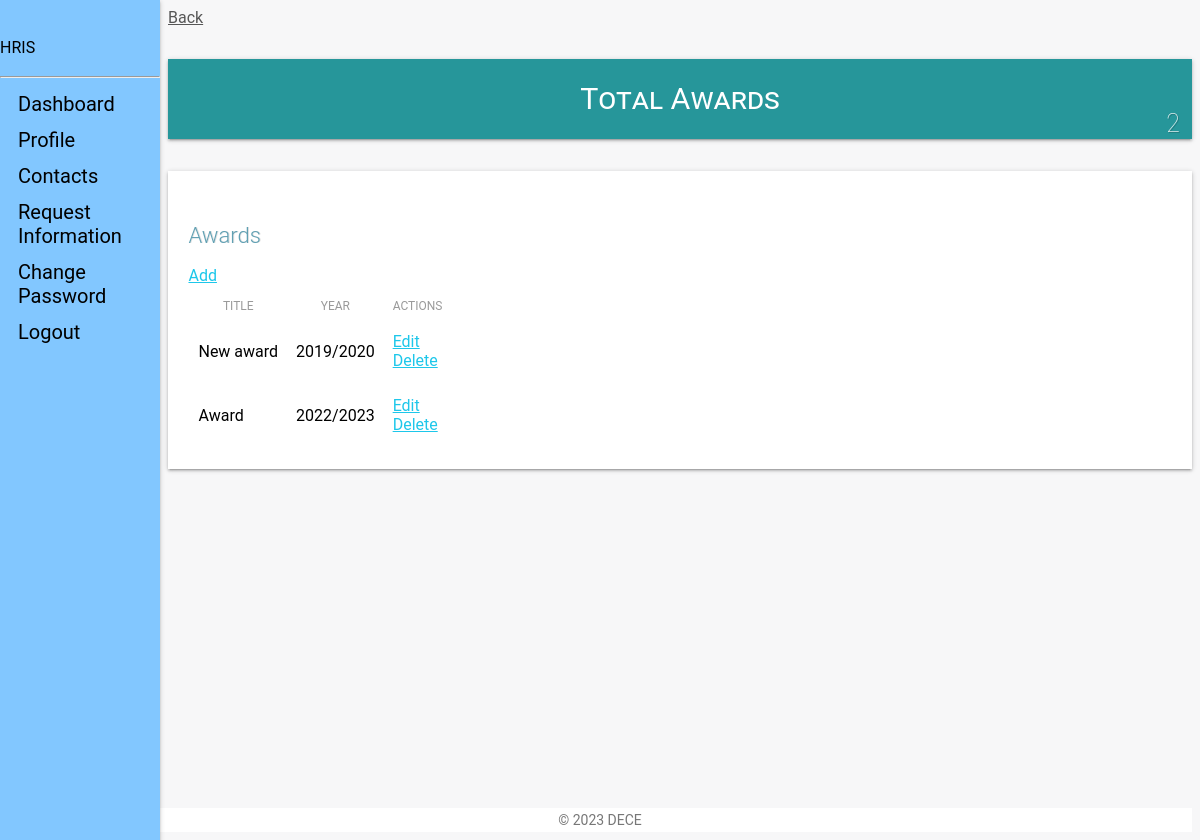
/staff_view/awards/ (signed in), run on the app's committed database.
### staff_app/models.py (models this page shows, shortened)
class Awards(models.Model):
    user = models.ForeignKey(CustomUser, on_delete=models.CASCADE, default=1)
    title = models.CharField(max_length=100, verbose_name=_(
        'Title'), null=True, blank=False)  # A field that stores the title of the award
    year = models.CharField(verbose_name=_(
        'Academic Year'), null=True, blank=False, max_length=9)
    updated = models.DateTimeField(auto_now=True, auto_now_add=False)
    created = models.DateTimeField(auto_now=False, auto_now_add=True)
    class Meta:
        verbose_name = _('Award')
        verbose_name_plural = _('Awards')
        ordering = ['-created']  # The default ordering for the model

### staff_app/views.py (the view)
# urls.py: path('awards/', views.view_awards, name="award"),
def view_awards(request):
    if not request.user.is_authenticated:
        return redirect('hris:home')
    if Awards.objects.filter(user_id=request.user.id).exists():
        awards = Awards.objects.filter(user_id=request.user.id)
    else:
        awards = []
    context = {
        "object": awards
    }
    return render(request, 'staff/staff_awards.html', context)

### templates/staff/staff_awards.html (shortened to what this page needs)
{% extends 'base.html' %}
{% load static %}
{% load humanize %}
{% block content %}
<link type="text/CSS" href="{% static 'css/light-bootstrap-dashboard.css' %}" rel="stylesheet"/>
<section class="row">
    <section class="col col-lg-12">
        <span><a href="{{request.META.HTTP_REFERER|escape}}" style="color:#565656;">Back</a></span>
    </section>
</section>
    <section class="row margin-bottom">
        <div class="container-fluid">
        <section class="col-lg-4 col-md-4 col-sm-12">
            <div class="employee-box sec-box">
                <a href="">
                <span>Total Awards</span>
                </a>
                {% if object %}
                    <span class="count-object">{{ object.count }}</span>
                {% else %}
                    <span class="count-object">0</span>
                {% endif %}
            </div>
        </section>
    </section>
    <div class="table-responsive table-shadow">
        <div class="text-center table-description">
            <h4 class="title-h3" style="color: #60a0b3 !important;
            text-shadow: 1px 0px rgba(0,0,0,0.11)"> Awards</h4>
        </div>
        <div class="container-fluid">
            <div class="row">
                 <div class="download-print-action">
                      <a href="{% url 'staff:award-add' %}">Add</a>
                </div>
            </div>
        </div>
        <table class="table">
            <thead>
                <tr>
                  <th scope="col">Title</th>
                  <th scope="col">Year</th>
                  <th scope="col">Actions</th>
                </tr>
            </thead>
            <tbody>
                {% if not object %}
                    <tr>
                    <td>No Entries</td>
                    </tr>
                {% else %}
                    {% for obj in object %}
                    <tr>
                        <td>{{obj.title}}</td>
                        <td>{{obj.year}}</td>
                        <td><a href="{% url 'staff:award-edit' obj.id %}">Edit</a><br>
                            <a href="{% url 'staff:award-delete' obj.id %}">Delete</a>
                        </td>
                    </tr>
                    {% endfor %}
                {% endif %}
            </tbody>
        </table>
    </div>
{% endblock content %}

### data on the page
Awards: title "New award", year "2019/2020"
Awards: title "Award", year "2022/2023"

### other printed values
{{ object.count }} "2"
